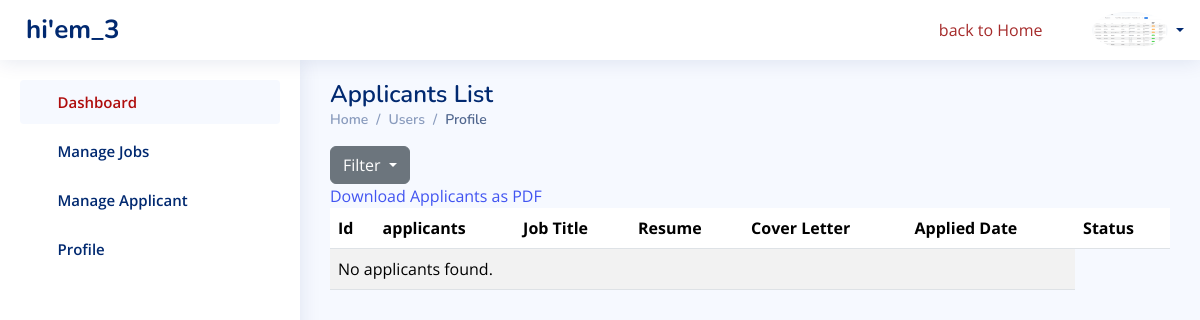
The app's page /users/rejected/ (signed in), older data.
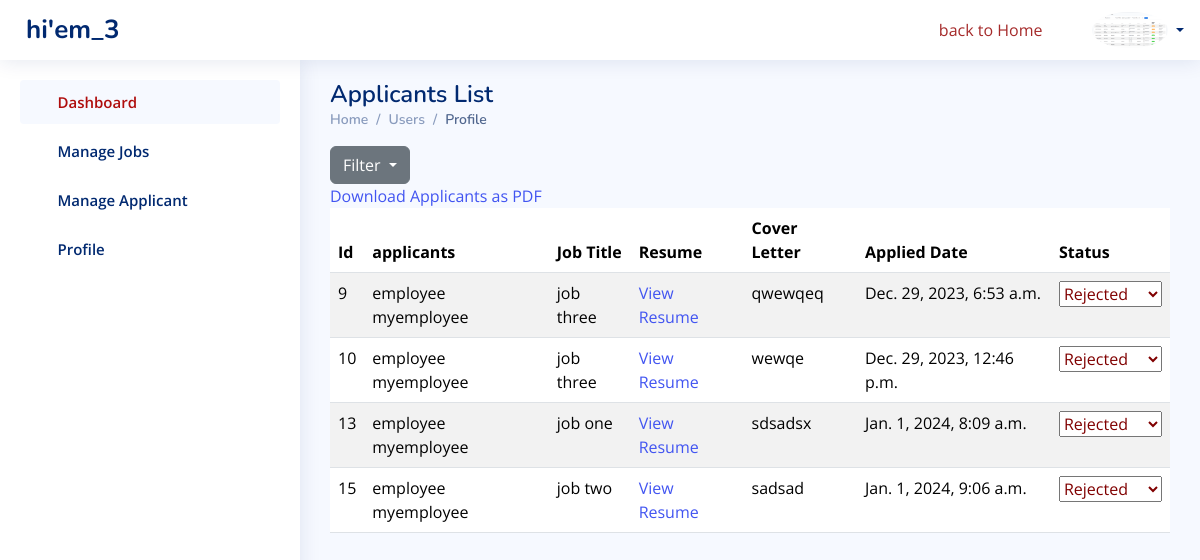
The same page, newer data.
### jobs/models.py (models this page shows, shortened)
class Applicant(models.Model):
    user = models.ForeignKey(Employee, on_delete=models.CASCADE)
    job = models.ForeignKey(Job, on_delete=models.CASCADE)
    resume = models.FileField(upload_to='resumes/', blank=True, null=True)
    cover_letter = models.TextField(blank=True, null=True)
    applied_date = models.DateTimeField(auto_now_add=True)
    is_shortlisted = models.BooleanField(default=False)
    is_rejected = models.BooleanField(default=False)
    STATUS_CHOICES = [
        ('applied', 'Applied'),
       ('shortlisted', 'Shortlisted'),
       ('rejected', 'Rejected'),
    ]
    status = models.CharField(max_length=50, choices=STATUS_CHOICES, default='applied')

class Job(models.Model):
    JOB_TYPE_CHOICES = [
        ('freelance', 'Freelance'),
        ('permanent', 'Permanent'),
        ('contract', 'Contract'),
        ('remote', 'Remote'),
        ('full_time', 'Full Time'),
        ('part_time', 'Part Time'),
    ]
    LOCATION_CHOICES = [
        ('city1', 'City 1'),
        ('city2', 'City 2'),
        ('city3', 'City 3'),
    ]
    company = models.ForeignKey(EmployerProfile, on_delete=models.CASCADE)
    company_logo = models.ImageField(upload_to='images/profile/', blank=True, null=True)
    title = models.CharField(max_length=100)
    catagory = models.ForeignKey(Categories, related_name='jobs', on_delete=models.CASCADE)
    description = models.TextField()
    location = models.CharField(max_length=100, choices=LOCATION_CHOICES, blank=True, null=True)
    salary = models.DecimalField(max_digits=10, decimal_places=2, blank=True, null=True)
    posted_date = models.DateTimeField(auto_now_add=True)
    application_deadline = models.DateField(blank=True, null=True)
    requirements = models.TextField(blank=True, null=True)
    responsibilities = models.TextField(blank=True, null=True)
    education_requirements = models.CharField(max_length=100, blank=True, null=True)
    job_type = models.CharField(max_length=20, choices=JOB_TYPE_CHOICES, blank=True, null=True)
    is_featured = models.BooleanField(default=False)
    experience = models.CharField(max_length=100, blank=True, null=True)

### users/models.py (models this page shows, shortened)
class Employee(models.Model):
    user = models.OneToOneField(User, on_delete=models.CASCADE, primary_key=True)
    first_name=models.CharField(max_length=20)
    last_name=models.CharField(max_length=20)
    username=models.CharField(max_length=20)
    password1=models.CharField(max_length=20)
    password2=models.CharField(max_length=20)
    USERNAME_FIELD = 'username'

### jobs/views.py (the view)
# urls.py: path('users/rejected/', views.rejected_applicants, name='rejected_applicants'),
def rejected_applicants(request):
    applicants = Applicant.objects.filter(status='rejected')
    return render(request, 'users/rejected_applicants.html', {'applicants': applicants})

### users/templates/users/rejected_applicants.html (shortened to what this page needs)
{% extends "users/base.html"%}
{% load static%}
{% block content %}
<main id="main" class="main">
    <div class="pagetitle">
        <h1>Applicants List</h1>
      <nav>
        <ol class="breadcrumb">
          <li class="breadcrumb-item"><a href="index.html">Home</a></li>
          <li class="breadcrumb-item">Users</li>
          <li class="breadcrumb-item active">Profile</li>
        </ol>
      </nav>
    </div>
    <div class="dropdown">
        <button class="btn btn-secondary dropdown-toggle" type="button" data-bs-toggle="dropdown" aria-expanded="false">
          Filter
        </button>
      </div>
      <a href="{% url 'applicants_pdf' %}" target="_blank">Download Applicants as PDF</a>
<table class="table table-striped">
    <thead>
        <tr>
            <th>Id</th>
            <th>applicants </th>
            <th>Job Title</th>
            <th>Resume</th>
            <th>Cover Letter</th>
            <th>Applied Date</th>
            <th>Status</th>
        </tr>
    </thead>
    <tbody>
        {% for applicant in applicants %}
        <tr>
            <td>{{applicant.id}}</td>
            <td>{{ applicant.user.first_name }} {{ applicant.user.last_name }}</td>
            <td>{{ applicant.job.title }}</td>
            <td><a href="{{ applicant.resume.url }}" target="_blank">View Resume</a></td>
            <td>{{ applicant.cover_letter }}</td>
            <td>{{ applicant.applied_date }}</td>
            <td>
<select name="status" id="statusSelect_{{ applicant.id }}">
    <option value="rejected" {% if applicant.status == 'rejected' %}selected{% endif %} style="color: rgb(128, 0, 0);">Rejected</option>
</select>
          </td>
        </tr>
        {% empty %}
        <tr>
            <td colspan="6">No applicants found.</td>
        </tr>
        {% endfor %}
    </tbody>
</table>
</main>
{% endblock%}

Row changes from the older to the newer data that the page shows:
added Applicant: id "9", user.first_name "employee", user.last_name "myemployee", job "job three", cover_letter "qwewqeq", applied_date "Dec. 29, 2023, 6:53 a.m.", status "Rejected"
added Applicant: id "10", user.first_name "employee", user.last_name "myemployee", job "job three", cover_letter "wewqe", applied_date "Dec. 29, 2023, 12:46 p.m.", status "Rejected"
added Applicant: id "13", user.first_name "employee", user.last_name "myemployee", job "job one", cover_letter "sdsadsx", applied_date "Jan. 1, 2024, 8:09 a.m.", status "Rejected"
added Applicant: id "15", user.first_name "employee", user.last_name "myemployee", job "job two", cover_letter "sadsad", applied_date "Jan. 1, 2024, 9:06 a.m.", status "Rejected"
Text that changed along with them:
text no longer shown: "No applicants found."
